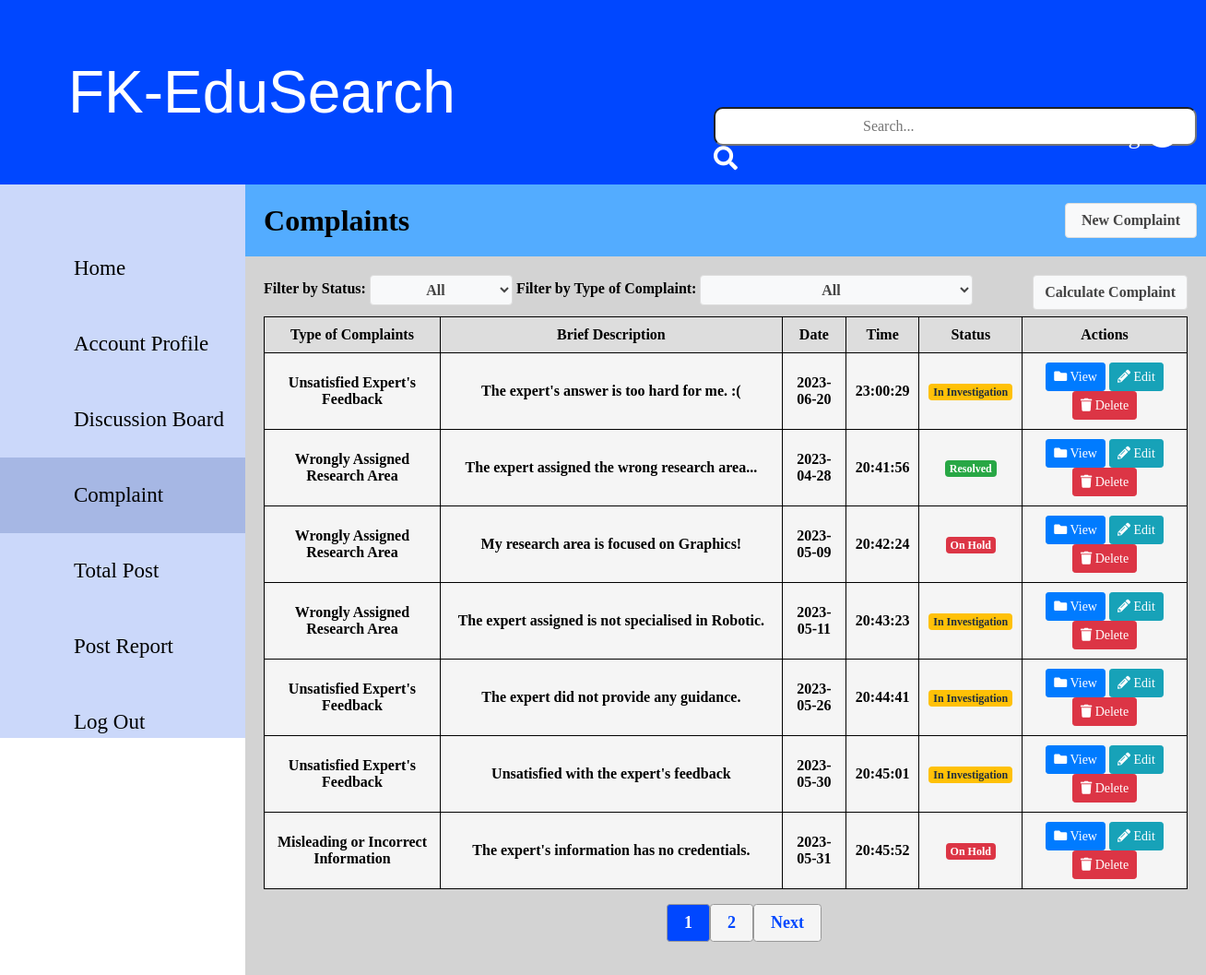
The app's page /Complaint/UserComplaint.php (signed in) with its own data.
### tables this page shows
CREATE TABLE `user` (
  `User_ID` varchar(7) NOT NULL,
  `user_password` varchar(20) NOT NULL,
  `user_name` varchar(30) NOT NULL,
  `user_type` varchar(20) NOT NULL,
  `user_email` varchar(20) NOT NULL,
  `user_phoneNum` varchar(20) NOT NULL,
  `user_researchArea` varchar(50) NOT NULL,
  `user_academicStatus` varchar(50) NOT NULL,
  `user_socialMediaAcc` varchar(50) NOT NULL,
  `user_ProfileStatus` varchar(100) NOT NULL,
  `user_LastLogin` datetime NOT NULL,
  `Admin_ID` varchar(7) NOT NULL
);

CREATE TABLE `complaint_list` (
  `Complaint_ID` int(7) NOT NULL,
  `Complaint_date` date NOT NULL,
  `Complaint_time` time NOT NULL,
  `Complaint_type` varchar(50) NOT NULL,
  `Complaint_description` varchar(300) NOT NULL,
  `Complaint_status` varchar(30) NOT NULL,
  `User_ID` varchar(7) NOT NULL,
  `Admin_ID` int(7) NOT NULL
);

### Complaint/UserComplaint.php (the view, shortened to what this page needs)
<?php
include 'dbconnection.php';
    $complaintsPerPage = 8;
    $userid = 1;
    $sql = "SELECT * FROM complaint_list";
    $result = $conn->query($sql);
    $totalComplaints = mysqli_num_rows($result);
    $totalPages = ceil($totalComplaints / $complaintsPerPage);
    $currentPage = isset($_GET['page']) ? $_GET['page'] : 1;
    $offset = ($currentPage - 1) * $complaintsPerPage;
    $sql = "SELECT cl.*, u.user_name FROM complaint_list AS cl JOIN user AS u ON cl.User_ID = u.user_ID WHERE cl.User_ID = $userid LIMIT $offset, $complaintsPerPage";
    $result = $conn->query($sql);
    $row = mysqli_fetch_assoc($result);
    $username = $row['user_name'];
?>
<!DOCTYPE html>
<html>
<head>
    <link rel="stylesheet" href="https://use.fontawesome.com/releases/v5.0.7/css/all.css">
    <link rel="stylesheet" href="../assets/css/module5.css">
</head>
<body>
    <div id="title-bar">
        <a id="FK-EduSearch" class="FK Edu-Search">FK-EduSearch</a>
        <div class="searchbar">
            <input type="search" id="search" class="rounded" placeholder="Search..." aria-label="Search" aria-describedby="search-addon" />
            <span class="input-group-text border-0" id="search-addon">
                <i class="fas fa-search" style="font-size:26px; color:white"></i>
            </span>
        </div>
        <div>
            <a class="icon-link" href="#">
                <?php echo $username?>
                <i class="fas fa-user-circle" style="font-size:36px;color:white"></i>
            </a>
        </div>
    </div>
    <div class="wrapper">
        <nav id="nav-bar">
            <ul>
                <li><a class="nav-link" href="../User/UserHomepage.php">Home</a></li>
                <li><a class="nav-link" href="../User/UserAccountProfile.php">Account Profile</a></li>
                <li><a class="nav-link" href="../User/DiscussionBoard.php">Discussion Board</a></li>
                <li><a class="nav-link active" href="UserComplaint.php">Complaint</a></li>
                <li><a class="nav-link" href="../User/TotalPost.php">Total Post</a></li>
                <li><a class="nav-link" href="../User/PostReport.php">Post Report</a></li>
                <li><a class="nav-link" href="../module1/logout.php">Log Out</a></li>
            </ul>
        </nav>
        <div class="content-wrapper">
            <div class="header">
                <div class="header-title">
                    <h2>Complaints</h2>
                </div>
                <div class="header-button">
                    <button type="button" class="btn btn-block btn-default" onclick="window.location.href='UserComplaintCreate.php'">New Complaint</button>
                </div>
            </div>
            <div class="table-wrapper">
                <div class="content">
                    <div style="margin-bottom: 12px;">
                        <label for="filter-status">Filter by Status:</label>
                        <select id="filter-status" class="btn btn-default" >
                            <option value="all">All</option>
                        </select>
                        <label for="filter">Filter by Type of Complaint:</label>
                        <select id="filter" class="btn btn-default">
                            <option value="all">All</option>
                        </select>
                        <button type="button" class="btn btn-default" style="float: right;" onclick="window.location.href='UserComplaintCalculate.php'">Calculate Complaint</button>
                    </div>
                    <table>
                        <thead>
                            <tr>
                                <th style="width: 20%">Type of Complaints</th>
                                <th style="width: 40%">Brief Description</th>
                                <th style="width: 7%">Date</th>
                                <th style="width: 7%">Time</th>
                                <th style="width: 7%">Status</th>
                                <th style="width: 19%">Actions</th>
                            </tr>
                        </thead>
                        <tbody>
                            <?php
                                while ($row = mysqli_fetch_assoc($result)) {
                                    $complaintID = $row['Complaint_ID'];
                                    $complaintType = $row['Complaint_type'];
                                    $description = $row['Complaint_description'];
                                    $complaintDate = $row['Complaint_date'];
                                    $complaintTime = $row['Complaint_time'];
                                    $status = $row['Complaint_status'];
                                    ?>
                                    <tr>
                                        <td><?php echo $complaintType; ?></td>
                                        <td><?php echo $description; ?></td>
                                        <td><?php echo $complaintDate; ?></td>
                                        <td><?php echo $complaintTime; ?></td>
                                        <td><span class="<?php echo getStatusBadgeClass($status); ?>"><?php echo $status; ?></span></td>
                                        <td>
                                            <a class="btn btn-primary btn-sm" href="UserComplaintView.php?complaint_id=<?php echo $complaintID; ?>">
                                                <i class="fas fa-folder">
                                                </i>
                                                View
                                            </a>
                                            <a class="btn btn-info btn-sm" href="UserComplaintUpdate.php?complaint_id=<?php echo $complaintID; ?>">
                                                <i class="fas fa-pencil-alt">
                                                </i>
                                                Edit
                                            </a>
                                            <a class="btn btn-danger btn-sm" href="UserComplaintDelete.php?complaint_id=<?php echo $complaintID; ?>" onclick="return confirm('Are you sure you want to delete this complaint?')">
                                                <i class="fas fa-trash">
                                                </i>
                                                Delete
                                            </a>
                                        </td>
                                    </tr>
                            <?php } ?>
                        </tbody>
                    </table>
                    <div class="pagination">
                        <ul>
                            <?php for ($page = 1; $page <= $totalPages; $page++) { ?>
                            <li>
                                <a <?php if ($currentPage == $page) { echo 'class="active"'; } ?> href="?page=<?php echo $page; ?>"><?php echo $page; ?></a>
                            </li>
                            <?php } ?>
                            <?php if ($currentPage < $totalPages) { ?>
                            <li>
                                <a href="?page=<?php echo ($currentPage + 1); ?>">Next</a>
                            </li>
                            <?php } ?>
                        </ul>
                    </div>
                </div>
            </div>
        </div>
    </div>
    <?php
        function getStatusBadgeClass($status) {
        switch ($status) {
            case 'Resolved':
            return 'badge badge-success';
            case 'In Investigation':
            return 'badge badge-warning';
            case 'On Hold':
            return 'badge badge-danger';
        }
        }
    ?>
</body>
</html>

### assets/css/module5.css (style rules this page uses)
* { margin: 0; padding: 0; box-sizing: border-box; }
body { min-height: 100vh; width: 100vw; color: white; overflow-x: hidden; }
html, body, .wrapper { min-height: 100%; }
.wrapper { display: flex; }
.wrapper .content-wrapper { background-color:lightgray; flex-grow: 1; }
#title-bar { display: flex; align-items: center; justify-content: space-between; color: white; background-color: #0047FF; height: 200px; width: 100%; padding: 32px 24px; }
#FK-EduSearch { font: 4rem 'Poppins', sans-serif; margin-left: 50px; }
.searchbar { position: absolute; margin-left: 750px; padding-top: 100px; }
input[type="search"] { padding: 10px 160px; border-radius: 10px; text-align: left; }
.icon-link { position: absolute; right: 30px; top: 125px; font-size: 26px; text-decoration: none; color: white; }
#nav-bar { position: sticky; display: flex; flex-direction: column; height: calc(100vh - 200px); justify-content: space-between; background-color: #CBD8FA; width: 300px; padding-top: 50px; padding-bottom: 70px; }
.nav-link { display: inline-block; width: 100%; padding-top: 28px; padding-bottom: 28px; padding-left: 80px; color: black; font-family: 'PT-serif', serif; text-decoration: none; text-align: left; font-size: 23px; }
.active, .nav-link:hover { color: black; background-color: #A6B7E4; transition: all ease-in 200ms; }
ul { list-style-type: none; }
.table-wrapper { flex-grow: 1; padding: 20px; }
.header { display: flex; justify-content: space-between; align-items: center; background-color: #53acff; padding: 20px; }
.header-title { flex-grow: 1; }
.header-title h2 { color: black; font-size: xx-large; }
.header-button button { margin-left: 10px; }
table { background-color: whitesmoke; color: #000; width: 100%; border-collapse: collapse; text-align: center; }
table th, table td { padding: 10px; border: 1px solid #000; font-weight: bold; }
table th { background-color: #ddd; }
button { margin-right: 5px; }
.badge { display: inline-block; padding: 0.25em 0.4em; font-size: 75%; font-weight: 700; line-height: 1; text-align: center; white-space: nowrap; vertical-align: baseline; border-radius: 0.25rem; transition: color 0.15s ease-in-out, background-color 0.15s ease-in-out, border-color 0.15s ease-in-out, box-shadow 0.15s ease-in-out; }
.badge-success { color: #fff; background-color: #28a745; }
.badge-warning { color: #1f2d3d; background-color: #ffc107; }
.badge-danger { color: #fff; background-color: #dc3545; }
.btn { display: inline-block; font-weight: 400; color: #212529; text-align: center; vertical-align: middle; -webkit-user-select: none; -moz-user-select: none; -ms-user-select: none; user-select: none; background-color: transparent; border: 1px solid transparent; padding: 0.375rem 0.75rem; font-size: 1rem; line-height: 1.5; border-radius: 0.25rem; transition: color 0.15s ease-in-out, background-color 0.15s ease-in-out, border-color 0.15s ease-in-out, box-shadow 0.15s ease-in-out; }
a { text-decoration: none; }
.btn-block { display: block; width: 100%; }
.btn-sm, .btn-group-sm > .btn { padding: 0.25rem 0.5rem; font-size: 0.875rem; line-height: 1.5; border-radius: 0.2rem; }
.btn-default { background-color: #f8f9fa; border-color: #ddd; font-weight: bold; color: #444; }
.btn-primary { color: #fff; background-color: #007bff; border-color: #007bff; box-shadow: none; }
.btn-info { color: #fff; background-color: #17a2b8; border-color: #17a2b8; box-shadow: none; }
.btn-danger { color: #fff; background-color: #dc3545; border-color: #dc3545; box-shadow: none; }
label:not(.form-check-label):not(.custom-file-label) { font-weight: 700; }
label { display: inline-block; margin-bottom: 0.5rem; color: #000; }
button, input, optgroup, select, textarea { margin: 0; font-family: inherit; font-size: inherit; line-height: inherit; }
.pagination { list-style: none; margin: 0; padding: 0; display: flex; justify-content: center; }
.pagination ul { list-style: none; margin-block-start: 1em; margin-block-end: 1em; margin-inline-start: 0px; margin-inline-end: 0px; padding-inline-start: 40px; display: flex; }
.pagination a { display: block; padding: 0.5em 1em; background-color: whitesmoke; color: #0047FF; border: 1px solid #999; border-radius: 0.2em; text-decoration: none; font-size: large; font-weight: bold; text-align: center; }
.pagination a.active { background-color: #0047FF; color: #fff; }

### records on screen
user: user_name "Yan Jie Ying"
complaint_list: Complaint_type "Unsatisfied Expert's Feedback", Complaint_description "The expert's answer is too hard for me. :(", Complaint_date "2023-06-20", Complaint_time "23:00:29", Complaint_status "In Investigation"
complaint_list: Complaint_type "Wrongly Assigned Research Area", Complaint_description "The expert assigned the wrong research area...", Complaint_date "2023-04-28", Complaint_time "20:41:56", Complaint_status "Resolved"
complaint_list: Complaint_type "Wrongly Assigned Research Area", Complaint_description "My research area is focused on Graphics!", Complaint_date "2023-05-09", Complaint_time "20:42:24", Complaint_status "On Hold"
complaint_list: Complaint_type "Wrongly Assigned Research Area", Complaint_description "The expert assigned is not specialised in Robotic.", Complaint_date "2023-05-11", Complaint_time "20:43:23", Complaint_status "In Investigation"
complaint_list: Complaint_type "Unsatisfied Expert's Feedback", Complaint_description "The expert did not provide any guidance.", Complaint_date "2023-05-26", Complaint_time "20:44:41", Complaint_status "In Investigation"
complaint_list: Complaint_type "Unsatisfied Expert's Feedback", Complaint_description "Unsatisfied with the expert's feedback", Complaint_date "2023-05-30", Complaint_time "20:45:01", Complaint_status "In Investigation"
complaint_list: Complaint_type "Misleading or Incorrect Information", Complaint_description "The expert's information has no credentials.", Complaint_date "2023-05-31", Complaint_time "20:45:52", Complaint_status "On Hold"
